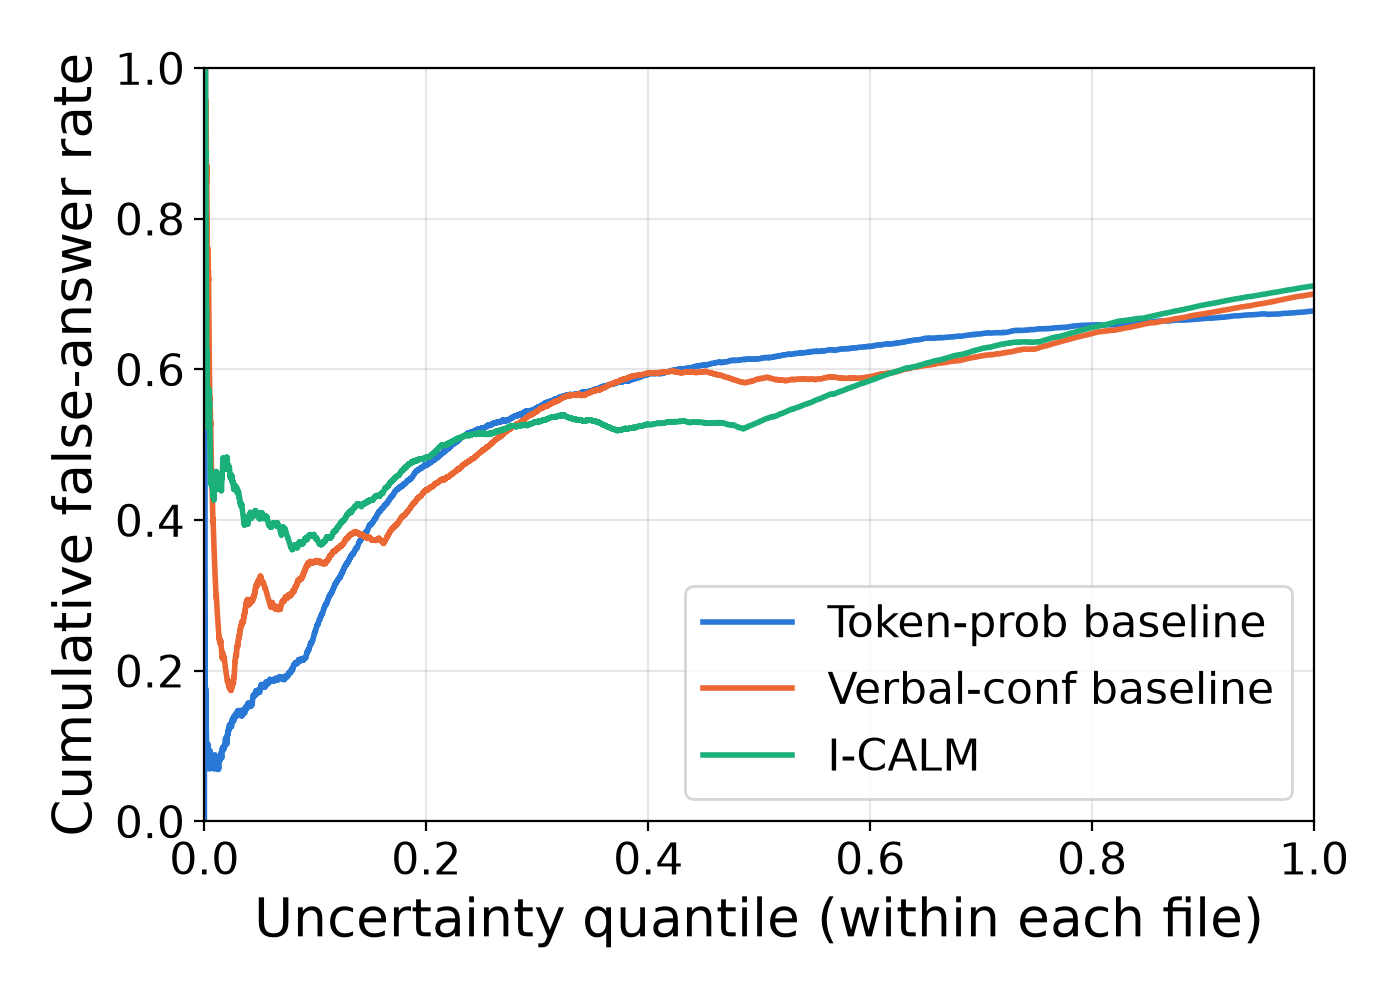

Reproduce this figure in Python.
"""Cumulative false-answer rate vs. uncertainty signal, for three PopQA runs:

  - token-prob baseline : popQA-idk-*.csv        (confidence = api_confidence_avg)
  - verbal-conf baseline: popQA-verbal-*.csv      (confidence = first_confidence
                           if idk_flag == 0 else best_guess_confidence)
  - I-CALM              : popqa_scheme_b_norm-*.csv (confidence = first_confidence
                           if idk_flag == 0 else best_guess_confidence)

For every row, "confidence" is the model's confidence in whatever answer counts
as final: first_answer when idk_flag == 0, best_guess when idk_flag == 1. This
matches the combination convention already used in main_exp/popQA/eval.py.
Uncertainty = 1 - confidence. Rows are sorted by uncertainty ascending, and the
cumulative false-answer rate is the running mean of (1 - correct) up to each
uncertainty threshold (i.e. a wrong answer counts as false regardless of the
row's idk_flag; we deliberately do not use the false_answer_flag column, since
for I-CALM it is defined to be 0 for every abstained row regardless of
whether the guessed content was actually correct).
"""
import os
import pandas as pd
import matplotlib.pyplot as plt

PLOT_DIR = os.path.dirname(os.path.abspath(__file__))

MODELS = {
    "llama-3-8b-instruct": {
        "label": "Llama-3-8B-Instruct",
        "idk_csv": "popQA-idk-llama-3-8b-instruct-20260711_124753.csv",
        "verbal_csv": "popQA-verbal-llama-3-8b-instruct-20260711_151323.csv",
        "icalm_csv": "popqa_scheme_b_norm_results_+1_-1_+0.4_20260320_225145.csv",
        "out_png": "cumulative_false_rate.png",
        "x_as_quantile": True,
    },
    "gpt-5-mini": {
        "label": "GPT-5-mini",
        # GPT-5-mini is a reasoning model: it doesn't support logprobs, so
        # api_confidence_avg/min are empty for every row in its idk file and
        # the token-prob baseline can't be computed (see baseline/run.py:224).
        "idk_csv": None,
        "verbal_csv": "popQA-verbal-openai_gpt-5-mini-20260716_190013 21.49.52.csv",
        "icalm_csv": "popqa_gpt5mini_B_norm_results_+1_-1_+0.4_20260117_165433 21.54.35.csv",
        "out_png": "cumulative_false_rate_gpt-5-mini.png",
        "auto_ylim": True,
    },
}

COLORS = {
    "Token-prob baseline": "#2a78d6",
    "Verbal-conf baseline": "#eb6834",
    "I-CALM": "#1baf7a",
}


def load_confidence(csv_path, conf_col=None):
    """Return a DataFrame with columns [confidence, is_false].

    If conf_col is given, use it directly (already the combined per-row
    confidence). Otherwise combine first_confidence / best_guess_confidence
    by idk_flag, as done in main_exp/popQA/eval.py.

    is_false = 1 - correct (not the false_answer_flag column, see module
    docstring).
    """
    df = pd.read_csv(csv_path)

    if conf_col is not None:
        df["confidence"] = pd.to_numeric(df[conf_col], errors="coerce")
    else:
        df["confidence"] = pd.NA
        df.loc[df["idk_flag"] == 0, "confidence"] = df.loc[df["idk_flag"] == 0, "first_confidence"]
        df.loc[df["idk_flag"] == 1, "confidence"] = df.loc[df["idk_flag"] == 1, "best_guess_confidence"]
        df["confidence"] = pd.to_numeric(df["confidence"], errors="coerce")

    df = df.dropna(subset=["confidence", "correct"]).copy()
    df["confidence"] = df["confidence"].clip(0, 1)
    df["is_false"] = 1 - df["correct"].astype(int)
    return df[["confidence", "is_false"]]


def cumulative_false_rate(df, x_as_quantile=False):
    """Sort by uncertainty ascending and compute the running false-answer rate.

    If x_as_quantile, the x-axis is each row's own-file quantile rank of
    uncertainty (fraction of that file's rows at or below it) instead of the
    raw uncertainty value, so the three files' differing confidence scales
    become directly comparable.
    """
    df = df.copy()
    df["uncertainty"] = 1 - df["confidence"]
    df = df.sort_values("uncertainty").reset_index(drop=True)
    df["cum_false_rate"] = df["is_false"].cumsum() / (df.index + 1)
    if x_as_quantile:
        x = (df.index + 1) / len(df)
    else:
        x = df["uncertainty"].values
    return x, df["cum_false_rate"].values


def plot_model(model_key):
    cfg = MODELS[model_key]
    runs = {}
    if cfg["idk_csv"] is not None:
        runs["Token-prob baseline"] = load_confidence(
            os.path.join(PLOT_DIR, cfg["idk_csv"]), conf_col="api_confidence_avg"
        )
    runs["Verbal-conf baseline"] = load_confidence(os.path.join(PLOT_DIR, cfg["verbal_csv"]), conf_col=None)
    runs["I-CALM"] = load_confidence(os.path.join(PLOT_DIR, cfg["icalm_csv"]), conf_col=None)

    plt.rcParams.update({
        "font.size": 17,
        "axes.labelsize": 19,
        "legend.fontsize": 16,
        "xtick.labelsize": 16,
        "ytick.labelsize": 16,
        "lines.linewidth": 2,
    })

    x_as_quantile = cfg.get("x_as_quantile", False)

    fig, ax = plt.subplots(figsize=(7, 5))
    y_max = 0.0
    for name, df in runs.items():
        x, y = cumulative_false_rate(df, x_as_quantile=x_as_quantile)
        print(f"[{model_key}] {name}: n={len(x)}, overall false rate={df['is_false'].mean():.4f}")
        ax.plot(x, y, label=name, color=COLORS[name])
        y_max = max(y_max, y.max())

    ax.set_xlabel("Uncertainty quantile (within each file)" if x_as_quantile else "Uncertainty signal (1 - confidence)")
    ax.set_ylabel("Cumulative false-answer rate")
    ax.set_xlim(0, 1)
    if cfg.get("auto_ylim", False):
        ax.set_ylim(0, y_max * 1.1)
    else:
        ax.set_ylim(0, 1)
    ax.grid(True, alpha=0.3)
    ax.legend(loc="lower right")
    fig.tight_layout()

    out_path = os.path.join(PLOT_DIR, cfg["out_png"])
    fig.savefig(out_path, dpi=200)
    plt.close(fig)
    print(f"Saved: {out_path}")


def main():
    for model_key in MODELS:
        plot_model(model_key)


if __name__ == "__main__":
    main()
